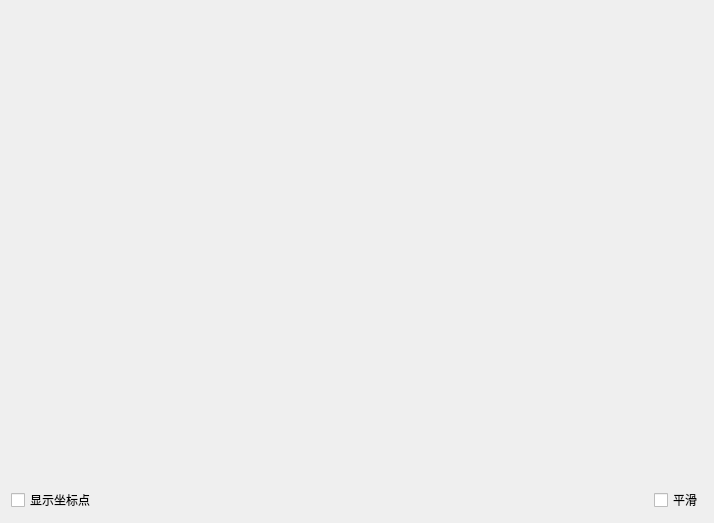
<?xml version="1.0" encoding="UTF-8"?>
<ui version="4.0">
 <class>Widget</class>
 <widget class="QWidget" name="Widget">
  <property name="geometry">
   <rect>
    <x>0</x>
    <y>0</y>
    <width>714</width>
    <height>523</height>
   </rect>
  </property>
  <property name="windowTitle">
   <string>Widget</string>
  </property>
  <layout class="QGridLayout" name="gridLayout">
   <item row="0" column="2">
    <spacer name="verticalSpacer">
     <property name="orientation">
      <enum>Qt::Vertical</enum>
     </property>
     <property name="sizeHint" stdset="0">
      <size>
       <width>20</width>
       <height>473</height>
      </size>
     </property>
    </spacer>
   </item>
   <item row="1" column="0">
    <widget class="QCheckBox" name="showKnotsCheckBox">
     <property name="text">
      <string>显示坐标点</string>
     </property>
    </widget>
   </item>
   <item row="1" column="1">
    <spacer name="horizontalSpacer">
     <property name="orientation">
      <enum>Qt::Horizontal</enum>
     </property>
     <property name="sizeHint" stdset="0">
      <size>
       <width>549</width>
       <height>20</height>
      </size>
     </property>
    </spacer>
   </item>
   <item row="1" column="2">
    <widget class="QCheckBox" name="showSmoothCurveCheckBox">
     <property name="text">
      <string>平滑</string>
     </property>
    </widget>
   </item>
  </layout>
 </widget>
 <layoutdefault spacing="6" margin="11"/>
 <resources/>
 <connections/>
</ui>
